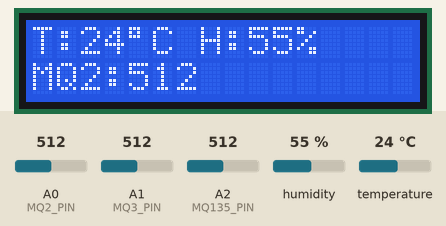
A sketch run on a simulated Arduino Uno, built with avr-gcc and run on an emulated ATmega328P. Shown: 16×2 character LCD. Inputs (shaded band) come from the test bench; at power-on: humidity 55 %, A0 (MQ2_PIN) = 512, A1 (MQ3_PIN) = 512, A2 (MQ135_PIN) = 512, temperature 24 °C. Storage starts empty; what the sketch prints to the serial monitor is not drawn.

Above: at 3.06 s.
3.4 s: humidity set to 22 %
At 4.31 s:
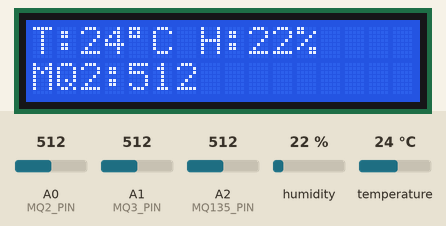
5.7 s: A0 (MQ2_PIN) set to 716
At 5.95 s:
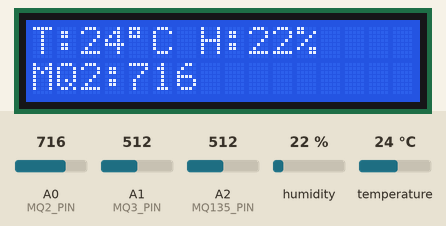
7.3 s: A1 (MQ3_PIN) set to 716
At 8.25 s:
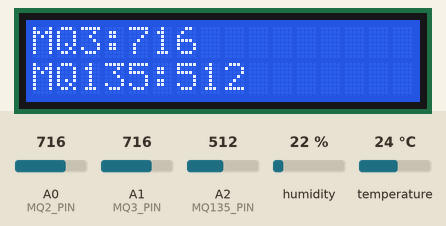
8.8 s: A2 (MQ135_PIN) set to 716
At 10.35 s:
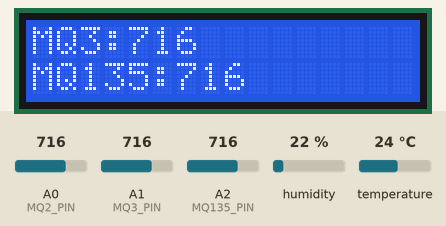
10.4 s: temperature set to 12 °C
At 10.56 s:
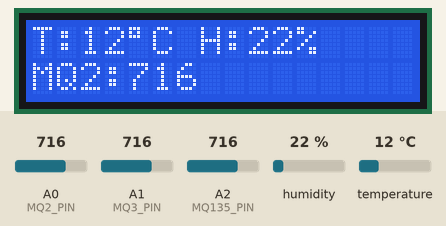
11.9 s: A0 (MQ2_PIN) set to 992
At 12.21 s:
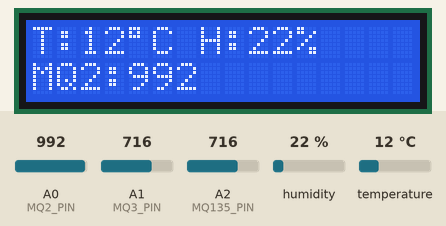
Timing chart, 0 to 14.6 s (numbered marks = the images above; inputs shaded):
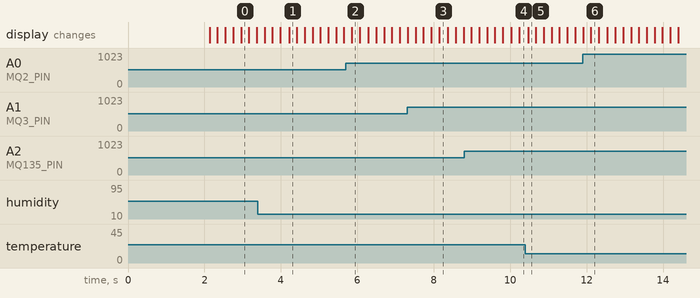

Measured:
- after the input at 3.4 s, the display: first differs from a run without the input after 0.81 s (image 1)
- after the input at 5.7 s, the display: changes after 0.16 s (image 2)
- after the input at 7.3 s, the display: changes at once (image 3)
- after the input at 8.8 s, the display: changes after 0.19 s (image 4)
- after the input at 10.4 s, the display: changes after 0.07 s (image 5)
- after the input at 11.9 s, the display: first differs from a run without the input after 0.21 s (image 6)

The sketch:

gas_sensor.ino
```cpp
/*
 Environmental Monitoring Data Logger
 Sensors:
 DHT11  -> Digital Pin 8
 MQ-2   -> Analog Pin A0
 MQ-3   -> Analog Pin A1
 MQ-135 -> Analog Pin A2
 LCD:
 RS,E,D4,D5,D6,D7 -> 7,6,5,4,3,2
 SD Card:
 CS -> Pin 10
 Logging interval: 10 seconds
*/
#include <SPI.h>
#include <SD.h>
#include <DHT.h>
#include <LiquidCrystal.h>

//  SD CARD
File dataFile;
const int chipSelect = 10;

//DHT11
#define DHTPIN 8
#define DHTTYPE DHT11
DHT dht(DHTPIN, DHTTYPE);

//GAS SENSORS
#define MQ2_PIN A0
#define MQ3_PIN A1
#define MQ135_PIN A2

// LCD
LiquidCrystal lcd(7,6,5,4,3,2);

//VARIABLES
unsigned long previousMillis = 0;
const unsigned long interval = 10000;
unsigned int lineNumber = 1;

// SETUP
void setup()
{
  Serial.begin(9600);
  lcd.begin(16,2);
  lcd.clear();
  lcd.print("Initializing");
  dht.begin();
  // Initialize SD card
  lcd.setCursor(0,1);
  lcd.print("SD Card...");
  if(!SD.begin(chipSelect))
  {
    lcd.clear();
    lcd.print("SD ERROR");
    Serial.println("SD initialization failed");
    while(1);
  }
  Serial.println("SD Ready");
  // Create log file
  dataFile = SD.open("SensorLog.txt",FILE_WRITE);
  if(dataFile)
  {
    dataFile.println("Environmental Sensor Log");
    dataFile.println(
      "Line,Temperature(C),Humidity(%),MQ2,MQ3,MQ135"
    );
    dataFile.close();
  }
  lcd.clear();
  lcd.print("System Ready");
  delay(2000);
  lcd.clear();
}
// LOOP
void loop()
{
  float humidity = dht.readHumidity();
  float temperature = dht.readTemperature();
  int mq2Value = analogRead(MQ2_PIN);
  int mq3Value = analogRead(MQ3_PIN);
  int mq135Value = analogRead(MQ135_PIN);
  // Check DHT
  if(isnan(humidity) || isnan(temperature))
  {
    lcd.clear();
    lcd.print("DHT ERROR");
    Serial.println("DHT read failed");
    delay(1000);

    return;
  }
  displayLCD(
    temperature,
    humidity,
    mq2Value,
    mq3Value,
    mq135Value
  );
  unsigned long currentMillis = millis();
  if(currentMillis - previousMillis >= interval)
  {
    previousMillis = currentMillis;
    saveData(
      temperature,
      humidity,
      mq2Value,
      mq3Value,
      mq135Value
    );
    printSerial(
      temperature,
      humidity,
      mq2Value,
      mq3Value,
      mq135Value
    );
  }
  delay(200);
}

// LCD DISPLAY
void displayLCD(
float temperature,
float humidity,
int mq2,
int mq3,
int mq135)
{
  static bool screen = false;
  lcd.clear();
  if(screen == false)
  {
    lcd.setCursor(0,0);
    lcd.print("T:");
    lcd.print((int)temperature);
    lcd.write(byte(223));
    lcd.print("C ");
    lcd.print("H:");
    lcd.print((int)humidity);
    lcd.print("%");
    lcd.setCursor(0,1);
    lcd.print("MQ2:");
    lcd.print(mq2);
  }
  else
  {
    lcd.setCursor(0,0);
    lcd.print("MQ3:");
    lcd.print(mq3);
    lcd.setCursor(0,1);
    lcd.print("MQ135:");
    lcd.print(mq135);
  }
  screen = !screen;
}
// SD CARD LOGGING
void saveData(
float temperature,
float humidity,
int mq2,
int mq3,
int mq135)
{
  dataFile = SD.open("SensorLog.txt",FILE_WRITE);
  if(dataFile)
  {
    dataFile.print(lineNumber++);
    dataFile.print(",");
    dataFile.print(temperature);
    dataFile.print(",");
    dataFile.print(humidity);
    dataFile.print(",");
    dataFile.print(mq2);
    dataFile.print(",");
    dataFile.print(mq3);
    dataFile.print(",");
    dataFile.println(mq135);
    dataFile.close();
  }
  else
  {
    Serial.println("SD write error");
  }
}
// SERIAL MONITOR
void printSerial(
float temperature,
float humidity,
int mq2,
int mq3,
int mq135)
{
Serial.print("Temperature: ");
Serial.print(temperature);
Serial.println(" C");
Serial.print("Humidity: ");
Serial.print(humidity);
Serial.println(" %");
Serial.print("MQ2: ");
Serial.println(mq2);
Serial.print("MQ3: ");
Serial.println(mq3);
Serial.print("MQ135: ");
Serial.println(mq135);
}
```
